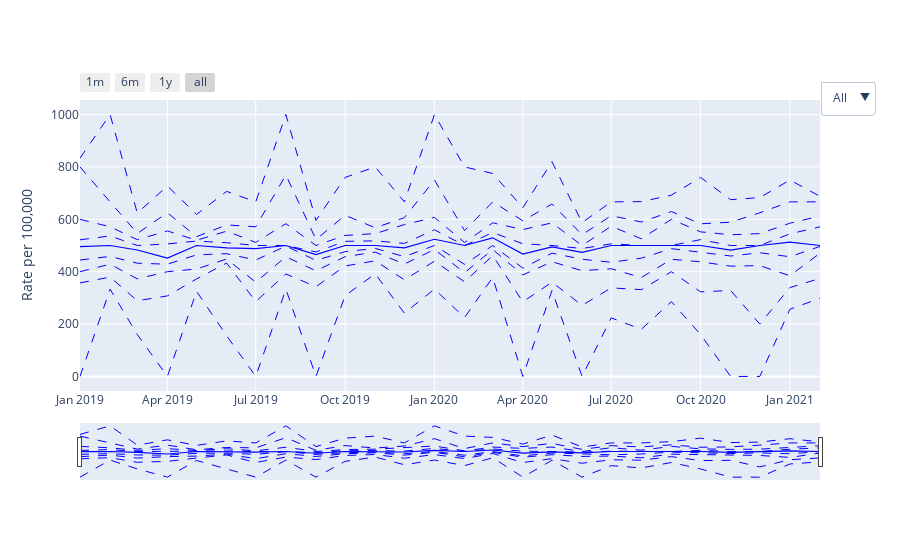

Write notebook code for a chart like this one.
### Markdown cell above
## COPD

### Code cell
interactive_deciles_chart(copd_df,copd_selected_practices,period_column='date',column='rate',title="",ylabel="Rate per 100,000")

### Figure 1 — Plotly figure (JSON) as saved in the notebook; plotly's stock layout.template omitted (floating-point values rounded to 4 significant figures)
{"data": [{"line": {"color": "blue", "dash": "dash", "width": 1}, "name": "decile 1", "type": "scatter", "visible": true, "x": ["2019-01-01", "2019-02-01", "2019-03-01", "2019-04-01", "2019-05-01", "2019-06-01", "2019-07-01", "2019-08-01", "2019-09-01", "2019-10-01", "2019-11-01", "2019-12-01", "2020-01-01", "2020-02-01", "2020-03-01", "2020-04-01", "2020-05-01", "2020-06-01", "2020-07-01", "2020-08-01", "2020-09-01", "2020-10-01", "2020-11-01", "2020-12-01", "2021-01-01", "2021-02-01"], "y": [0, 333.3, 160.0, 0, 325, 155.6, 0, 333.3, 0, 308.6, 391.7, 241.7, 333.3, 225.0, 378.4, 0, 328.6, 0, 223.8, 180.0, 285.7, 160.0, 0, 0, 256.6, 298.5]}, {"line": {"color": "blue", "dash": "dash", "width": 1}, "name": "decile 2", "type": "scatter", "visible": true, "x": ["2019-01-01", "2019-02-01", "2019-03-01", "2019-04-01", "2019-05-01", "2019-06-01", "2019-07-01", "2019-08-01", "2019-09-01", "2019-10-01", "2019-11-01", "2019-12-01", "2020-01-01", "2020-02-01", "2020-03-01", "2020-04-01", "2020-05-01", "2020-06-01", "2020-07-01", "2020-08-01", "2020-09-01", "2020-10-01", "2020-11-01", "2020-12-01", "2021-01-01", "2021-02-01"], "y": [357.1, 379.3, 289.1, 307.7, 372.2, 433.1, 285.7, 391.3, 342.9, 421.8, 441.5, 369.1, 440, 361.4, 461.6, 284.8, 360.0, 271.4, 338.2, 331.4, 400, 323.1, 328.2, 200, 339.4, 374.4]}, {"line": {"color": "blue", "dash": "dash", "width": 1}, "name": "decile 3", "type": "scatter", "visible": true, "x": ["2019-01-01", "2019-02-01", "2019-03-01", "2019-04-01", "2019-05-01", "2019-06-01", "2019-07-01", "2019-08-01", "2019-09-01", "2019-10-01", "2019-11-01", "2019-12-01", "2020-01-01", "2020-02-01", "2020-03-01", "2020-04-01", "2020-05-01", "2020-06-01", "2020-07-01", "2020-08-01", "2020-09-01", "2020-10-01", "2020-11-01", "2020-12-01", "2021-01-01", "2021-02-01"], "y": [400.0, 428.6, 372.6, 400, 410.2, 448.4, 360.0, 457.1, 403.2, 457.3, 474.7, 429.1, 484.8, 396.1, 484.6, 387.6, 437.9, 403.8, 411.3, 377.6, 447.4, 437.8, 421.2, 423.1, 384.6, 470.6]}, {"line": {"color": "blue", "dash": "dash", "width": 1}, "name": "decile 4", "type": "scatter", "visible": true, "x": ["2019-01-01", "2019-02-01", "2019-03-01", "2019-04-01", "2019-05-01", "2019-06-01", "2019-07-01", "2019-08-01", "2019-09-01", "2019-10-01", "2019-11-01", "2019-12-01", "2020-01-01", "2020-02-01", "2020-03-01", "2020-04-01", "2020-05-01", "2020-06-01", "2020-07-01", "2020-08-01", "2020-09-01", "2020-10-01", "2020-11-01", "2020-12-01", "2021-01-01", "2021-02-01"], "y": [444.4, 458.3, 432.3, 428.6, 464.2, 468.8, 444.4, 498, 443.1, 476.5, 488.9, 457.6, 500, 427.9, 500, 413.7, 470.9, 447.4, 436.2, 451.5, 488, 474.7, 459.8, 472.2, 457.1, 496.4]}, {"line": {"color": "blue", "dash": "solid", "width": 1.2}, "name": "median", "type": "scatter", "visible": true, "x": ["2019-01-01", "2019-02-01", "2019-03-01", "2019-04-01", "2019-05-01", "2019-06-01", "2019-07-01", "2019-08-01", "2019-09-01", "2019-10-01", "2019-11-01", "2019-12-01", "2020-01-01", "2020-02-01", "2020-03-01", "2020-04-01", "2020-05-01", "2020-06-01", "2020-07-01", "2020-08-01", "2020-09-01", "2020-10-01", "2020-11-01", "2020-12-01", "2021-01-01", "2021-02-01"], "y": [496, 500.0, 482.8, 451.6, 500, 490.7, 488.4, 500, 465.5, 500, 500, 490.7, 523.8, 500, 529.2, 467.6, 494.4, 473.7, 500, 500, 500, 500, 482.1, 500, 513.1, 500]}, {"line": {"color": "blue", "dash": "dash", "width": 1}, "name": "decile 6", "type": "scatter", "visible": true, "x": ["2019-01-01", "2019-02-01", "2019-03-01", "2019-04-01", "2019-05-01", "2019-06-01", "2019-07-01", "2019-08-01", "2019-09-01", "2019-10-01", "2019-11-01", "2019-12-01", "2020-01-01", "2020-02-01", "2020-03-01", "2020-04-01", "2020-05-01", "2020-06-01", "2020-07-01", "2020-08-01", "2020-09-01", "2020-10-01", "2020-11-01", "2020-12-01", "2021-01-01", "2021-02-01"], "y": [521.7, 536.6, 500, 506, 516.9, 510.7, 500, 500, 475.3, 515.8, 517.7, 508, 560, 500, 549.5, 506.7, 500, 488.5, 506.4, 500, 500, 522.5, 500, 500, 544.4, 571.4]}, {"line": {"color": "blue", "dash": "dash", "width": 1}, "name": "decile 7", "type": "scatter", "visible": true, "x": ["2019-01-01", "2019-02-01", "2019-03-01", "2019-04-01", "2019-05-01", "2019-06-01", "2019-07-01", "2019-08-01", "2019-09-01", "2019-10-01", "2019-11-01", "2019-12-01", "2020-01-01", "2020-02-01", "2020-03-01", "2020-04-01", "2020-05-01", "2020-06-01", "2020-07-01", "2020-08-01", "2020-09-01", "2020-10-01", "2020-11-01", "2020-12-01", "2021-01-01", "2021-02-01"], "y": [600.0, 571.4, 522.3, 555.6, 520, 554.8, 512.0, 583.3, 500, 538.3, 545.5, 580, 607.1, 511.4, 586.6, 560.7, 586.5, 500, 573.6, 525.6, 600, 552.1, 541.1, 545.5, 585.1, 612.5]}, {"line": {"color": "blue", "dash": "dash", "width": 1}, "name": "decile 8", "type": "scatter", "visible": true, "x": ["2019-01-01", "2019-02-01", "2019-03-01", "2019-04-01", "2019-05-01", "2019-06-01", "2019-07-01", "2019-08-01", "2019-09-01", "2019-10-01", "2019-11-01", "2019-12-01", "2020-01-01", "2020-02-01", "2020-03-01", "2020-04-01", "2020-05-01", "2020-06-01", "2020-07-01", "2020-08-01", "2020-09-01", "2020-10-01", "2020-11-01", "2020-12-01", "2021-01-01", "2021-02-01"], "y": [800, 666.7, 546.1, 625, 533.7, 578.6, 571.4, 769.2, 522.9, 615.4, 567.7, 606.3, 750, 556.9, 666.7, 594.3, 658.4, 541.2, 613.9, 589.7, 629.6, 582.9, 588.9, 625, 666.7, 666.7]}, {"line": {"color": "blue", "dash": "dash", "width": 1}, "name": "decile 9", "type": "scatter", "visible": true, "x": ["2019-01-01", "2019-02-01", "2019-03-01", "2019-04-01", "2019-05-01", "2019-06-01", "2019-07-01", "2019-08-01", "2019-09-01", "2019-10-01", "2019-11-01", "2019-12-01", "2020-01-01", "2020-02-01", "2020-03-01", "2020-04-01", "2020-05-01", "2020-06-01", "2020-07-01", "2020-08-01", "2020-09-01", "2020-10-01", "2020-11-01", "2020-12-01", "2021-01-01", "2021-02-01"], "y": [833.3, 1000, 623.7, 727.3, 618.7, 706.7, 666.7, 1000, 595.8, 760.0, 800.0, 666.7, 1000, 800.0, 775.0, 644.3, 820.0, 587.4, 666.7, 667.3, 692.3, 760, 675.0, 682.9, 750, 687.8]}, {"line": {"color": "red", "dash": "solid", "width": 1}, "name": "0", "type": "scatter", "visible": false, "x": ["2019-01-01", "2019-02-01", "2019-03-01", "2019-04-01", "2019-05-01", "2019-06-01", "2019-07-01", "2019-08-01", "2019-09-01", "2019-10-01", "2019-11-01", "2019-12-01", "2020-01-01", "2020-02-01", "2020-03-01", "2020-04-01", "2020-05-01", "2020-06-01", "2020-07-01", "2020-08-01", "2020-09-01", "2020-10-01", "2020-11-01", "2020-12-01", "2021-01-01", "2021-02-01"], "y": [496, 486, 520, 506, 518, 506, 512, 498, 528, 516, 498, 520, 504, 538, 486, 524, 512, 524, 508, 508, 488, 502, 528, 506, 494, 491.0]}, {"line": {"color": "red", "dash": "solid", "width": 1}, "name": "10", "type": "scatter", "visible": false, "x": ["2019-01-01", "2019-03-01", "2019-04-01", "2019-07-01", "2019-08-01", "2019-12-01", "2020-02-01", "2020-03-01", "2020-11-01", "2020-12-01"], "y": [0, 1000, 1000, 1000, 1000, 1000, 0, 500, 0, 0]}, {"line": {"color": "red", "dash": "solid", "width": 1}, "name": "12", "type": "scatter", "visible": false, "x": ["2019-01-01", "2019-02-01", "2019-04-01", "2019-05-01", "2019-07-01", "2019-08-01", "2019-09-01", "2019-10-01", "2019-11-01", "2019-12-01", "2020-01-01", "2020-02-01", "2020-03-01", "2020-04-01", "2020-05-01", "2020-07-01", "2020-08-01", "2020-09-01", "2020-10-01", "2020-11-01", "2020-12-01", "2021-01-01", "2021-02-01"], "y": [1000, 500, 666.7, 333.3, 1000, 1000, 0, 0, 1000, 600, 1000, 500, 666.7, 1000, 0, 571.4, 0, 1000, 0, 1000, 0, 750, 0]}, {"line": {"color": "red", "dash": "solid", "width": 1}, "name": "13", "type": "scatter", "visible": false, "x": ["2019-01-01", "2019-02-01", "2019-03-01", "2019-04-01", "2019-05-01", "2019-06-01", "2019-07-01", "2019-08-01", "2019-09-01", "2019-10-01", "2019-12-01", "2020-01-01", "2020-02-01", "2020-03-01", "2020-04-01", "2020-05-01", "2020-06-01", "2020-07-01", "2020-08-01", "2020-09-01", "2020-10-01", "2020-11-01", "2020-12-01", "2021-01-01", "2021-02-01"], "y": [0, 1000, 500, 250, 0, 0, 0, 333.3, 0, 1000, 600, 750, 500, 666.7, 750, 333.3, 400, 833.3, 666.7, 0, 1000, 333.3, 500, 750, 1000]}, {"line": {"color": "red", "dash": "solid", "width": 1}, "name": "14", "type": "scatter", "visible": false, "x": ["2019-01-01", "2019-02-01", "2019-03-01", "2019-04-01", "2019-05-01", "2019-06-01", "2019-07-01", "2019-08-01", "2019-09-01", "2019-10-01", "2019-11-01", "2019-12-01", "2020-01-01", "2020-02-01", "2020-03-01", "2020-04-01", "2020-05-01", "2020-06-01", "2020-07-01", "2020-08-01", "2020-09-01", "2020-10-01", "2020-11-01", "2020-12-01", "2021-01-01", "2021-02-01"], "y": [833.3, 333.3, 428.6, 1000, 250, 800, 500, 1000, 500, 142.9, 500, 600, 666.7, 333.3, 1000, 400, 333.3, 0, 500, 500, 500, 444.4, 1000, 0, 666.7, 666.7]}, {"line": {"color": "red", "dash": "solid", "width": 1}, "name": "15", "type": "scatter", "visible": false, "x": ["2019-01-01", "2019-02-01", "2019-03-01", "2019-04-01", "2019-05-01", "2019-06-01", "2019-07-01", "2019-08-01", "2019-09-01", "2019-10-01", "2019-11-01", "2019-12-01", "2020-01-01", "2020-02-01", "2020-03-01", "2020-04-01", "2020-05-01", "2020-06-01", "2020-07-01", "2020-08-01", "2020-09-01", "2020-10-01", "2020-11-01", "2020-12-01", "2021-01-01", "2021-02-01"], "y": [833.3, 400, 500, 600, 600, 444.4, 500, 142.9, 500, 666.7, 545.5, 571.4, 333.3, 250, 714.3, 571.4, 500, 0, 250, 200, 600, 333.3, 500, 125, 400, 600]}, {"line": {"color": "red", "dash": "solid", "width": 1}, "name": "16", "type": "scatter", "visible": false, "x": ["2019-01-01", "2019-02-01", "2019-03-01", "2019-04-01", "2019-05-01", "2019-06-01", "2019-07-01", "2019-08-01", "2019-09-01", "2019-10-01", "2019-11-01", "2019-12-01", "2020-01-01", "2020-02-01", "2020-03-01", "2020-04-01", "2020-05-01", "2020-06-01", "2020-07-01", "2020-08-01", "2020-09-01", "2020-10-01", "2020-11-01", "2020-12-01", "2021-01-01", "2021-02-01"], "y": [444.4, 666.7, 400, 400, 375, 555.6, 444.4, 444.4, 625, 470.6, 333.3, 666.7, 714.3, 545.5, 555.6, 571.4, 714.3, 545.5, 416.7, 555.6, 750, 200, 500, 625, 750, 142.9]}, {"line": {"color": "red", "dash": "solid", "width": 1}, "name": "17", "type": "scatter", "visible": false, "x": ["2019-01-01", "2019-02-01", "2019-03-01", "2019-04-01", "2019-05-01", "2019-06-01", "2019-07-01", "2019-08-01", "2019-09-01", "2019-10-01", "2019-11-01", "2019-12-01", "2020-01-01", "2020-02-01", "2020-03-01", "2020-04-01", "2020-05-01", "2020-06-01", "2020-07-01", "2020-08-01", "2020-09-01", "2020-10-01", "2020-11-01", "2020-12-01", "2021-01-01", "2021-02-01"], "y": [421.1, 272.7, 357.1, 555.6, 400, 450, 384.6, 500, 583.3, 571.4, 625, 285.7, 800, 375, 500, 500, 428.6, 777.8, 500, 583.3, 333.3, 600, 750, 428.6, 777.8, 437.5]}, {"line": {"color": "red", "dash": "solid", "width": 1}, "name": "18", "type": "scatter", "visible": false, "x": ["2019-01-01", "2019-02-01", "2019-03-01", "2019-04-01", "2019-05-01", "2019-06-01", "2019-07-01", "2019-08-01", "2019-09-01", "2019-10-01", "2019-11-01", "2019-12-01", "2020-01-01", "2020-02-01", "2020-03-01", "2020-04-01", "2020-05-01", "2020-06-01", "2020-07-01", "2020-08-01", "2020-09-01", "2020-10-01", "2020-11-01", "2020-12-01", "2021-01-01", "2021-02-01"], "y": [357.1, 416.7, 222.2, 83.33, 722.2, 529.4, 666.7, 350, 466.7, 428.6, 473.7, 166.7, 500, 500, 370.4, 400, 466.7, 500.0, 409.1, 615.4, 600, 500, 461.5, 583.3, 384.6, 666.7]}, {"line": {"color": "red", "dash": "solid", "width": 1}, "name": "19", "type": "scatter", "visible": false, "x": ["2019-01-01", "2019-02-01", "2019-03-01", "2019-04-01", "2019-05-01", "2019-06-01", "2019-07-01", "2019-08-01", "2019-09-01", "2019-10-01", "2019-11-01", "2019-12-01", "2020-01-01", "2020-02-01", "2020-03-01", "2020-04-01", "2020-05-01", "2020-06-01", "2020-07-01", "2020-08-01", "2020-09-01", "2020-10-01", "2020-11-01", "2020-12-01", "2021-01-01", "2021-02-01"], "y": [363.6, 444.4, 500, 440, 526.3, 461.5, 250, 473.7, 444.4, 533.3, 440, 631.6, 440, 576.9, 379.3, 571.4, 366.7, 451.6, 238.1, 583.3, 409.1, 300, 619.0, 571.4, 315.8, 625]}, {"line": {"color": "red", "dash": "solid", "width": 1}, "name": "20", "type": "scatter", "visible": false, "x": ["2019-01-01", "2019-02-01", "2019-03-01", "2019-04-01", "2019-05-01", "2019-06-01", "2019-07-01", "2019-08-01", "2019-09-01", "2019-10-01", "2019-11-01", "2019-12-01", "2020-01-01", "2020-02-01", "2020-03-01", "2020-04-01", "2020-05-01", "2020-06-01", "2020-07-01", "2020-08-01", "2020-09-01", "2020-10-01", "2020-11-01", "2020-12-01", "2021-01-01", "2021-02-01"], "y": [400, 379.3, 468.8, 464.3, 361.1, 388.9, 619.0, 391.3, 464.3, 454.5, 482.8, 433.3, 484.8, 257.1, 484.8, 482.8, 375, 578.9, 414.6, 400.0, 464.3, 566.7, 464.3, 461.5, 548.4, 571.4]}, {"line": {"color": "red", "dash": "solid", "width": 1}, "name": "21", "type": "scatter", "visible": false, "x": ["2019-01-01", "2019-02-01", "2019-03-01", "2019-04-01", "2019-05-01", "2019-06-01", "2019-07-01", "2019-08-01", "2019-09-01", "2019-10-01", "2019-11-01", "2019-12-01", "2020-01-01", "2020-02-01", "2020-03-01", "2020-04-01", "2020-05-01", "2020-06-01", "2020-07-01", "2020-08-01", "2020-09-01", "2020-10-01", "2020-11-01", "2020-12-01", "2021-01-01", "2021-02-01"], "y": [657.1, 655.2, 483.9, 428.6, 520, 448.3, 322.6, 457.1, 638.9, 437.5, 447.4, 419.4, 607.1, 416.7, 454.5, 423.1, 482.8, 575.8, 371.4, 323.5, 447.4, 523.8, 534.9, 160, 567.6, 515.2]}, {"line": {"color": "red", "dash": "solid", "width": 1}, "name": "22", "type": "scatter", "visible": false, "x": ["2019-01-01", "2019-02-01", "2019-03-01", "2019-04-01", "2019-05-01", "2019-06-01", "2019-07-01", "2019-08-01", "2019-09-01", "2019-10-01", "2019-11-01", "2019-12-01", "2020-01-01", "2020-02-01", "2020-03-01", "2020-04-01", "2020-05-01", "2020-06-01", "2020-07-01", "2020-08-01", "2020-09-01", "2020-10-01", "2020-11-01", "2020-12-01", "2021-01-01", "2021-02-01"], "y": [571.4, 548.4, 552.6, 405.4, 520, 470.6, 500, 378.4, 562.5, 411.8, 521.7, 500, 526.3, 562.5, 483.9, 636.4, 285.7, 487.8, 687.5, 689.7, 500, 484.8, 392.9, 545.5, 538.5, 472.2]}, {"line": {"color": "red", "dash": "solid", "width": 1}, "name": "23", "type": "scatter", "visible": false, "x": ["2019-01-01", "2019-02-01", "2019-03-01", "2019-04-01", "2019-05-01", "2019-06-01", "2019-07-01", "2019-08-01", "2019-09-01", "2019-10-01", "2019-11-01", "2019-12-01", "2020-01-01", "2020-02-01", "2020-03-01", "2020-04-01", "2020-05-01", "2020-06-01", "2020-07-01", "2020-08-01", "2020-09-01", "2020-10-01", "2020-11-01", "2020-12-01", "2021-01-01", "2021-02-01"], "y": [388.9, 500.0, 395.8, 520.8, 414.6, 564.1, 620, 404.8, 472.2, 521.7, 666.7, 675.7, 451.6, 466.7, 483.9, 452.4, 500.0, 488.9, 575, 500, 629.6, 433.3, 370.4, 477.3, 545.5, 486.5]}, {"line": {"color": "red", "dash": "solid", "width": 1}, "name": "24", "type": "scatter", "visible": false, "x": ["2019-01-01", "2019-02-01", "2019-03-01", "2019-04-01", "2019-05-01", "2019-06-01", "2019-07-01", "2019-08-01", "2019-09-01", "2019-10-01", "2019-11-01", "2019-12-01", "2020-01-01", "2020-02-01", "2020-03-01", "2020-04-01", "2020-05-01", "2020-06-01", "2020-07-01", "2020-08-01", "2020-09-01", "2020-10-01", "2020-11-01", "2020-12-01", "2021-01-01", "2021-02-01"], "y": [564.1, 512.8, 523.8, 405.4, 518.5, 562.5, 500.0, 583.3, 487.8, 468.8, 475, 461.5, 560, 387.1, 564.1, 378.4, 703.7, 500, 615.4, 673.5, 450, 463.4, 463.4, 472.2, 542.9, 680.9]}, {"line": {"color": "red", "dash": "solid", "width": 1}, "name": "25", "type": "scatter", "visible": false, "x": ["2019-01-01", "2019-02-01", "2019-03-01", "2019-04-01", "2019-05-01", "2019-06-01", "2019-07-01", "2019-08-01", "2019-09-01", "2019-10-01", "2019-11-01", "2019-12-01", "2020-01-01", "2020-02-01", "2020-03-01", "2020-04-01", "2020-05-01", "2020-06-01", "2020-07-01", "2020-08-01", "2020-09-01", "2020-10-01", "2020-11-01", "2020-12-01", "2021-01-01", "2021-02-01"], "y": [511.6, 447.4, 531.2, 451.6, 551.0, 428.6, 545.5, 594.6, 515.2, 350, 511.6, 386.4, 523.8, 500, 607.1, 428.6, 465.1, 446.8, 512.8, 446.8, 514.3, 600, 581.4, 682.9, 511.1, 500]}, {"line": {"color": "red", "dash": "solid", "width": 1}, "name": "26", "type": "scatter", "visible": false, "x": ["2019-01-01", "2019-02-01", "2019-03-01", "2019-04-01", "2019-05-01", "2019-06-01", "2019-07-01", "2019-08-01", "2019-09-01", "2019-10-01", "2019-11-01", "2019-12-01", "2020-01-01", "2020-02-01", "2020-03-01", "2020-04-01", "2020-05-01", "2020-06-01", "2020-07-01", "2020-08-01", "2020-09-01", "2020-10-01", "2020-11-01", "2020-12-01", "2021-01-01", "2021-02-01"], "y": [479.2, 536.6, 447.4, 727.3, 516.1, 547.6, 488.4, 500.0, 357.1, 411.8, 552.6, 439.0, 541.7, 500.0, 577.8, 511.1, 488.9, 448.3, 612.9, 512.8, 382.4, 472.2, 307.7, 333.3, 432.4, 384.6]}, {"line": {"color": "red", "dash": "solid", "width": 1}, "name": "27", "type": "scatter", "visible": false, "x": ["2019-01-01", "2019-02-01", "2019-03-01", "2019-04-01", "2019-05-01", "2019-06-01", "2019-07-01", "2019-08-01", "2019-09-01", "2019-10-01", "2019-11-01", "2019-12-01", "2020-01-01", "2020-02-01", "2020-03-01", "2020-04-01", "2020-05-01", "2020-06-01", "2020-07-01", "2020-08-01", "2020-09-01", "2020-10-01", "2020-11-01", "2020-12-01", "2021-01-01", "2021-02-01"], "y": [517.2, 564.1, 718.8, 741.9, 352.9, 588.2, 451.6, 583.3, 432.4, 514.3, 400, 451.6, 457.1, 432.4, 463.4, 407.4, 441.9, 404.8, 500, 361.1, 634.1, 536.6, 457.1, 628.6, 515.2, 466.7]}, {"line": {"color": "red", "dash": "solid", "width": 1}, "name": "28", "type": "scatter", "visible": false, "x": ["2019-01-01", "2019-02-01", "2019-03-01", "2019-04-01", "2019-05-01", "2019-06-01", "2019-07-01", "2019-08-01", "2019-09-01", "2019-10-01", "2019-11-01", "2019-12-01", "2020-01-01", "2020-02-01", "2020-03-01", "2020-04-01", "2020-05-01", "2020-06-01", "2020-07-01", "2020-08-01", "2020-09-01", "2020-10-01", "2020-11-01", "2020-12-01", "2021-01-01", "2021-02-01"], "y": [447.4, 533.3, 482.8, 387.1, 470.6, 440, 545.5, 500, 366.7, 615.4, 482.8, 478.3, 566.7, 421.1, 538.5, 382.4, 580.6, 481.5, 483.9, 500, 500.0, 517.2, 433.3, 500, 384.6, 322.6]}, {"line": {"color": "red", "dash": "solid", "width": 1}, "name": "29", "type": "scatter", "visible": false, "x": ["2019-01-01", "2019-02-01", "2019-03-01", "2019-04-01", "2019-05-01", "2019-06-01", "2019-07-01", "2019-08-01", "2019-09-01", "2019-10-01", "2019-11-01", "2019-12-01", "2020-01-01", "2020-02-01", "2020-03-01", "2020-04-01", "2020-05-01", "2020-06-01", "2020-07-01", "2020-08-01", "2020-09-01", "2020-10-01", "2020-11-01", "2020-12-01", "2021-01-01", "2021-02-01"], "y": [318.2, 458.3, 576.9, 625, 529.4, 481.5, 360, 593.8, 468.8, 515.2, 379.3, 533.3, 148.1, 500, 520, 645.2, 600, 600, 424.2, 636.4, 440, 562.5, 448.3, 423.1, 592.6, 571.4]}], "layout": {"hovermode": "x", "showlegend": false, "title": {"text": "", "x": 0.5}, "updatemenus": [{"buttons": [{"args": [{"visible": [true, true, true, true, true, true, true, true, true, false, false, false, false, false, false, false, false, false, false, false, false, false, false, false, false, false, false, false, false, false, false, false, false, false, false, false, false, false, false, false, false, false, false, false, false, false, false, false]}], "label": "All", "method": "restyle"}, {"args": [{"visible": [true, true, true, true, true, true, true, true, true, true, false, false, false, false, false, false, false, false, false, false, false, false, false, false, false, false, false, false, false, false, false, false, false, false, false, false, false, false, false, false, false, false, false, false, false, false, false, false]}], "label": "0", "method": "update"}, {"args": [{"visible": [true, true, true, true, true, true, true, true, true, false, true, false, false, false, false, false, false, false, false, false, false, false, false, false, false, false, false, false, false, false, false, false, false, false, false, false, false, false, false, false, false, false, false, false, false, false, false, false]}], "label": "10", "method": "update"}, {"args": [{"visible": [true, true, true, true, true, true, true, true, true, false, false, true, false, false, false, false, false, false, false, false, false, false, false, false, false, false, false, false, false, false, false, false, false, false, false, false, false, false, false, false, false, false, false, false, false, false, false, false]}], "label": "12", "method": "update"}, {"args": [{"visible": [true, true, true, true, true, true, true, true, true, false, false, false, true, false, false, false, false, false, false, false, false, false, false, false, false, false, false, false, false, false, false, false, false, false, false, false, false, false, false, false, false, false, false, false, false, false, false, false]}], "label": "13", "method": "update"}, {"args": [{"visible": [true, true, true, true, true, true, true, true, true, false, false, false, false, true, false, false, false, false, false, false, false, false, false, false, false, false, false, false, false, false, false, false, false, false, false, false, false, false, false, false, false, false, false, false, false, false, false, false]}], "label": "14", "method": "update"}, {"args": [{"visible": [true, true, true, true, true, true, true, true, true, false, false, false, false, false, true, false, false, false, false, false, false, false, false, false, false, false, false, false, false, false, false, false, false, false, false, false, false, false, false, false, false, false, false, false, false, false, false, false]}], "label": "15", "method": "update"}, {"args": [{"visible": [true, true, true, true, true, true, true, true, true, false, false, false, false, false, false, true, false, false, false, false, false, false, false, false, false, false, false, false, false, false, false, false, false, false, false, false, false, false, false, false, false, false, false, false, false, false, false, false]}], "label": "16", "method": "update"}, {"args": [{"visible": [true, true, true, true, true, true, true, true, true, false, false, false, false, false, false, false, true, false, false, false, false, false, false, false, false, false, false, false, false, false, false, false, false, false, false, false, false, false, false, false, false, false, false, false, false, false, false, false]}], "label": "17", "method": "update"}, {"args": [{"visible": [true, true, true, true, true, true, true, true, true, false, false, false, false, false, false, false, false, true, false, false, false, false, false, false, false, false, false, false, false, false, false, false, false, false, false, false, false, false, false, false, false, false, false, false, false, false, false, false]}], "label": "18", "method": "update"}, {"args": [{"visible": [true, true, true, true, true, true, true, true, true, false, false, false, false, false, false, false, false, false, true, false, false, false, false, false, false, false, false, false, false, false, false, false, false, false, false, false, false, false, false, false, false, false, false, false, false, false, false, false]}], "label": "19", "method": "update"}, {"args": [{"visible": [true, true, true, true, true, true, true, true, true, false, false, false, false, false, false, false, false, false, false, true, false, false, false, false, false, false, false, false, false, false, false, false, false, false, false, false, false, false, false, false, false, false, false, false, false, false, false, false]}], "label": "20", "method": "update"}, {"args": [{"visible": [true, true, true, true, true, true, true, true, true, false, false, false, false, false, false, false, false, false, false, false, true, false, false, false, false, false, false, false, false, false, false, false, false, false, false, false, false, false, false, false, false, false, false, false, false, false, false, false]}], "label": "21", "method": "update"}, {"args": [{"visible": [true, true, true, true, true, true, true, true, true, false, false, false, false, false, false, false, false, false, false, false, false, true, false, false, false, false, false, false, false, false, false, false, false, false, false, false, false, false, false, false, false, false, false, false, false, false, false, false]}], "label": "22", "method": "update"}, {"args": [{"visible": [true, true, true, true, true, true, true, true, true, false, false, false, false, false, false, false, false, false, false, false, false, false, true, false, false, false, false, false, false, false, false, false, false, false, false, false, false, false, false, false, false, false, false, false, false, false, false, false]}], "label": "23", "method": "update"}, {"args": [{"visible": [true, true, true, true, true, true, true, true, true, false, false, false, false, false, false, false, false, false, false, false, false, false, false, true, false, false, false, false, false, false, false, false, false, false, false, false, false, false, false, false, false, false, false, false, false, false, false, false]}], "label": "24", "method": "update"}, {"args": [{"visible": [true, true, true, true, true, true, true, true, true, false, false, false, false, false, false, false, false, false, false, false, false, false, false, false, true, false, false, false, false, false, false, false, false, false, false, false, false, false, false, false, false, false, false, false, false, false, false, false]}], "label": "25", "method": "update"}, {"args": [{"visible": [true, true, true, true, true, true, true, true, true, false, false, false, false, false, false, false, false, false, false, false, false, false, false, false, false, true, false, false, false, false, false, false, false, false, false, false, false, false, false, false, false, false, false, false, false, false, false, false]}], "label": "26", "method": "update"}, {"args": [{"visible": [true, true, true, true, true, true, true, true, true, false, false, false, false, false, false, false, false, false, false, false, false, false, false, false, false, false, true, false, false, false, false, false, false, false, false, false, false, false, false, false, false, false, false, false, false, false, false, false]}], "label": "27", "method": "update"}, {"args": [{"visible": [true, true, true, true, true, true, true, true, true, false, false, false, false, false, false, false, false, false, false, false, false, false, false, false, false, false, false, true, false, false, false, false, false, false, false, false, false, false, false, false, false, false, false, false, false, false, false, false]}], "label": "28", "method": "update"}, {"args": [{"visible": [true, true, true, true, true, true, true, true, true, false, false, false, false, false, false, false, false, false, false, false, false, false, false, false, false, false, false, false, true, false, false, false, false, false, false, false, false, false, false, false, false, false, false, false, false, false, false, false]}], "label": "29", "method": "update"}], "direction": "down", "pad": {"r": 10, "t": 10}, "x": 1, "xanchor": "left", "y": 1.1, "yanchor": "top"}], "xaxis": {"rangeselector": {"buttons": [{"count": 1, "label": "1m", "step": "month", "stepmode": "backward"}, {"count": 6, "label": "6m", "step": "month", "stepmode": "backward"}, {"count": 1, "label": "1y", "step": "year", "stepmode": "backward"}, {"step": "all"}]}, "rangeslider": {"visible": true}, "type": "date"}, "yaxis": {"title": {"text": "Rate per 100,000"}}}}
